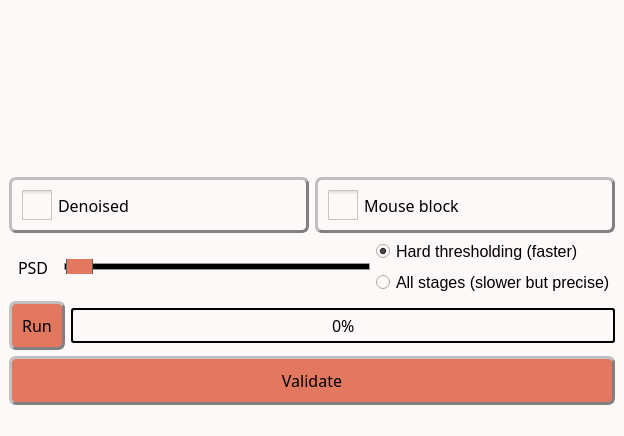
<?xml version="1.0" encoding="UTF-8"?>
<ui version="4.0">
 <class>MainWindow</class>
 <widget class="QMainWindow" name="MainWindow">
  <property name="geometry">
   <rect>
    <x>0</x>
    <y>0</y>
    <width>623</width>
    <height>436</height>
   </rect>
  </property>
  <property name="windowTitle">
   <string>BM3D denoising</string>
  </property>
  <property name="styleSheet">
   <string notr="true">/* Couleur du fond, label, combobox, progressbar vide et spin box */
QWidget, QLabel, QComboBox, QProgressBar, QSpinBox {background-color: rgb(253, 249, 248)}

/* Couleur quand inactif */
QPushButton:disabled, QComboBox:disabled, QSpinBox:disabled {background-color: rgba(243, 98, 64,150)}

/* Couleur des boutons et des selecteurs */
QPushButton, QComboBox::drop-down:button, QComboBox::down-arrow, QComboBox::down-arrow:disabled, QSpinBox::drop-down:button, QSpinBox::down-arrow, QSpinBox::down-arrow:disabled, QSpinBox::drop-up:button, QSpinBox::up-arrow, QSpinBox::up-arrow:disabled, QSlider::handle:horizontal {background-color: rgb(226, 120, 95)}

/* Couleur des bordures de même couleur que les boutons */
QComboBox::drop-down:button, QSpinBox::drop-down:button, QSpinBox::drop-up:button {border-color: rgb(193, 167, 181)}

/* Couleur des textes */
QLabel, QPushButton, QPushButton:hover, QCheckBox, QComboBox, Line, QTextEdit, QSpinBox {color: rgb(0, 0, 0)}

/* style des bordures 1 */
QLabel, QPushButton, QPushButton:hover, QCheckBox, QComboBox, QSpinBox  {
	border-style : outset;
	min-width : 5em;
}

/* style des bordures 2 */
QPushButton, QPushButton:hover, QCheckBox, QComboBox, QSpinBox  {
	border-radius: 7px;
	border-width: 3px;
	border-color: gray;
}

/* Font 1 */
QPushButton, QPushButton:hover, QCheckBox, QProgressBar {font: 12pt &quot;Noto Sans Cond&quot;}

/* Font 2 */
QComboBox, QTextEdit, QSpinBox {font: 10pt &quot;Noto Sans Cond&quot;}

/* Padding 1 */
QLabel, QComboBox, QComboBox::down-arrow, QSpinBox, QSpinBox::down-arrow, QSpinBox::up-arrow {padding : 2px;}

/* Padding 2 */
QPushButton, QPushButton:hover, QCheckBox {padding : 10px;}

/* Gestion taille des QCheckBoxes */
QCheckBox::indicator:unchecked, QCheckBox::indicator:unchecked:hover, QCheckBox::indicator:checked, QCheckBox::indicator:checked:hover  {
	width :30px;
	height : 30px;
}

QLabel {
	Border-radius : 5px;
	border-width : 0px;
	border-color : black;
	font : 14pt &quot;Noto Sans Cond&quot;;
}

QPushButton:hover {background-color: rgb(243, 98, 64);}

QCheckBox::indicator:unchecked {image: url(icons/uncheck_icon.png);}

QCheckBox::indicator:unchecked:hover {image: url(icons/uncheck_hover_icon.png);}

QCheckBox::indicator:checked {image: url(icons/Check_icon.png);}

QCheckBox::indicator:checked:hover {image: url(icons/Check_hover_icon.png);}

QComboBox::drop-down:button{
	border-radius: 4px;
	border-width: 3px;
	width: 36px;
}

QComboBox::down-arrow {
	image : url(icons/Arrow_down.png);
    width: 26px;
    height: 24px;
}

Line{
	format: plain;
	midLine-Width : 5px;
}

QFrame[height=&quot;3&quot;], QFrame[width=&quot;3&quot;] {background-color: #3A3939;}

QTextEdit{
	background-color: rgb(255, 255, 255);
	border-style: solid;
	border-radius: 5px;
	border-width: 2px;
	border-color: black;
}

QLineEdit {font : 12pt &quot;Noto Sans Cond&quot;;}

/* Gestion taille des QLineEdit */
QLineEdit::indicator:unchecked, QLineEdit::indicator:unchecked:hover, QLineEdit::indicator:checked, QLineEdit::indicator:checked:hover  {
	border-color: black;
}

QHBoxLayout {background-color: rgb(0, 240, 240, 50);}

QProgressBar {
	text-align: center;
	border: 2px solid black;
	border-radius: 3px;
 }

 QProgressBar::chunk {
	background-color: rgb(243, 98, 64);
	width: 20px;
	margin : 0.5px;
 }

QSpinBox::drop-down:button, QSpinBox::drop-up:button {
	border-radius: 2px;
	border-width: 3px;
	width: 36px;
}

QSpinBox::down-arrow {
	image : url(icons/Arrow_down.png);
    width: 26px;
    height: 24px;
}

QSpinBox::up-arrow {
	image : url(icons/Arrow_up.png);
    width: 26px;
    height: 24px;
}

QSlider::groove:horizontal {
    border: 1px solid #999999;
    height: 5px; /* the groove expands to the size of the slider by default. by giving it a height, it has a fixed size */
    background-color: rgb(0, 0, 0);
    margin: 2px 0;
}

QSlider::handle:horizontal {
    border: 1px solid #5c5c5c;
    width: 25px;
    height: 40px;
    margin: -10px 0; /* handle is placed by default on the contents rect of the groove. Expand outside the groove */
    border-radius: 3px;
}</string>
  </property>
  <widget class="QWidget" name="centralwidget">
   <property name="styleSheet">
    <string notr="true"/>
   </property>
   <layout class="QHBoxLayout" name="horizontalLayout_6">
    <item>
     <layout class="QVBoxLayout" name="verticalLayout_3">
      <item>
       <layout class="QHBoxLayout" name="horizontalLayout">
        <item>
         <widget class="ImageView" name="expSeries" native="true">
          <property name="sizePolicy">
           <sizepolicy hsizetype="MinimumExpanding" vsizetype="MinimumExpanding">
            <horstretch>0</horstretch>
            <verstretch>0</verstretch>
           </sizepolicy>
          </property>
         </widget>
        </item>
        <item>
         <widget class="PlotWidget" name="profiles" native="true">
          <property name="sizePolicy">
           <sizepolicy hsizetype="MinimumExpanding" vsizetype="MinimumExpanding">
            <horstretch>0</horstretch>
            <verstretch>0</verstretch>
           </sizepolicy>
          </property>
          <property name="minimumSize">
           <size>
            <width>600</width>
            <height>150</height>
           </size>
          </property>
         </widget>
        </item>
       </layout>
      </item>
      <item>
       <layout class="QVBoxLayout" name="verticalLayout_2">
        <item>
         <layout class="QHBoxLayout" name="horizontalLayout_2">
          <item>
           <widget class="QCheckBox" name="denoised">
            <property name="font">
             <font>
              <family>Noto Sans Cond</family>
              <pointsize>12</pointsize>
              <weight>50</weight>
              <italic>false</italic>
              <bold>false</bold>
             </font>
            </property>
            <property name="styleSheet">
             <string notr="true"/>
            </property>
            <property name="text">
             <string>Denoised</string>
            </property>
           </widget>
          </item>
          <item>
           <widget class="QCheckBox" name="mouseLock">
            <property name="font">
             <font>
              <family>Noto Sans Cond</family>
              <pointsize>12</pointsize>
              <weight>50</weight>
              <italic>false</italic>
              <bold>false</bold>
             </font>
            </property>
            <property name="styleSheet">
             <string notr="true"/>
            </property>
            <property name="text">
             <string>Mouse block</string>
            </property>
           </widget>
          </item>
         </layout>
        </item>
        <item>
         <layout class="QHBoxLayout" name="horizontalLayout_5">
          <item>
           <layout class="QHBoxLayout" name="horizontalLayout_3">
            <item>
             <widget class="QLabel" name="label_psd">
              <property name="font">
               <font>
                <family>Noto Sans Cond</family>
                <pointsize>12</pointsize>
                <weight>50</weight>
                <italic>false</italic>
                <bold>false</bold>
               </font>
              </property>
              <property name="styleSheet">
               <string notr="true">QLabel {
color: rgb(0, 0, 0);
background-color:	rgb(253, 249, 248);
border-style : outset;
Border-radius : 5px;
border-width : 0px;
border-color : black;
min-width : 5em;
padding : 5px;
font : 12pt &quot;Noto Sans Cond&quot;;
}</string>
              </property>
              <property name="text">
               <string>PSD</string>
              </property>
             </widget>
            </item>
            <item>
             <widget class="QSlider" name="slider_psd">
              <property name="minimumSize">
               <size>
                <width>0</width>
                <height>15</height>
               </size>
              </property>
              <property name="minimum">
               <number>1</number>
              </property>
              <property name="maximum">
               <number>1000</number>
              </property>
              <property name="pageStep">
               <number>100</number>
              </property>
              <property name="value">
               <number>5</number>
              </property>
              <property name="orientation">
               <enum>Qt::Horizontal</enum>
              </property>
             </widget>
            </item>
           </layout>
          </item>
          <item>
           <layout class="QVBoxLayout" name="verticalLayout">
            <item>
             <widget class="QRadioButton" name="radio_HT">
              <property name="font">
               <font>
                <pointsize>12</pointsize>
               </font>
              </property>
              <property name="styleSheet">
               <string notr="true"/>
              </property>
              <property name="text">
               <string>Hard thresholding (faster)</string>
              </property>
              <property name="checked">
               <bool>true</bool>
              </property>
             </widget>
            </item>
            <item>
             <widget class="QRadioButton" name="radio_all">
              <property name="font">
               <font>
                <pointsize>12</pointsize>
               </font>
              </property>
              <property name="styleSheet">
               <string notr="true"/>
              </property>
              <property name="text">
               <string>All stages (slower but precise)</string>
              </property>
             </widget>
            </item>
           </layout>
          </item>
         </layout>
        </item>
        <item>
         <layout class="QHBoxLayout" name="horizontalLayout_4">
          <item>
           <widget class="QPushButton" name="preview">
            <property name="font">
             <font>
              <family>Noto Sans Cond</family>
              <pointsize>12</pointsize>
              <weight>50</weight>
              <italic>false</italic>
              <bold>false</bold>
             </font>
            </property>
            <property name="toolTip">
             <string>&lt;html&gt;&lt;head/&gt;&lt;body&gt;&lt;p&gt;&lt;span style=&quot; font-size:11pt;&quot;&gt;Run the computation&lt;/span&gt;&lt;/p&gt;&lt;/body&gt;&lt;/html&gt;</string>
            </property>
            <property name="styleSheet">
             <string notr="true"/>
            </property>
            <property name="text">
             <string>Run</string>
            </property>
            <property name="icon">
             <iconset>
              <normaloff>TSG_icons/run_icon.png</normaloff>TSG_icons/run_icon.png</iconset>
            </property>
           </widget>
          </item>
          <item>
           <widget class="QProgressBar" name="progressBar">
            <property name="font">
             <font>
              <family>Noto Sans Cond</family>
              <pointsize>12</pointsize>
              <weight>50</weight>
              <italic>false</italic>
              <bold>false</bold>
             </font>
            </property>
            <property name="styleSheet">
             <string notr="true"/>
            </property>
            <property name="value">
             <number>0</number>
            </property>
           </widget>
          </item>
         </layout>
        </item>
        <item>
         <widget class="QPushButton" name="Validate_button">
          <property name="minimumSize">
           <size>
            <width>116</width>
            <height>0</height>
           </size>
          </property>
          <property name="font">
           <font>
            <family>Noto Sans Cond</family>
            <pointsize>12</pointsize>
            <weight>50</weight>
            <italic>false</italic>
            <bold>false</bold>
           </font>
          </property>
          <property name="toolTip">
           <string>&lt;html&gt;&lt;head/&gt;&lt;body&gt;&lt;p&gt;&lt;span style=&quot; font-size:11pt;&quot;&gt;Export data to the main GUI&lt;/span&gt;&lt;/p&gt;&lt;/body&gt;&lt;/html&gt;</string>
          </property>
          <property name="styleSheet">
           <string notr="true"/>
          </property>
          <property name="text">
           <string>Validate</string>
          </property>
          <property name="icon">
           <iconset>
            <normaloff>TSG_icons/Export.png</normaloff>TSG_icons/Export.png</iconset>
          </property>
         </widget>
        </item>
       </layout>
      </item>
     </layout>
    </item>
   </layout>
  </widget>
  <widget class="QMenuBar" name="menubar">
   <property name="geometry">
    <rect>
     <x>0</x>
     <y>0</y>
     <width>623</width>
     <height>20</height>
    </rect>
   </property>
  </widget>
  <widget class="QStatusBar" name="statusbar"/>
 </widget>
 <customwidgets>
  <customwidget>
   <class>ImageView</class>
   <extends>QWidget</extends>
   <header>pyqtgraph</header>
   <container>1</container>
  </customwidget>
  <customwidget>
   <class>PlotWidget</class>
   <extends>QWidget</extends>
   <header>pyqtgraph</header>
   <container>1</container>
  </customwidget>
 </customwidgets>
 <resources/>
 <connections/>
</ui>
